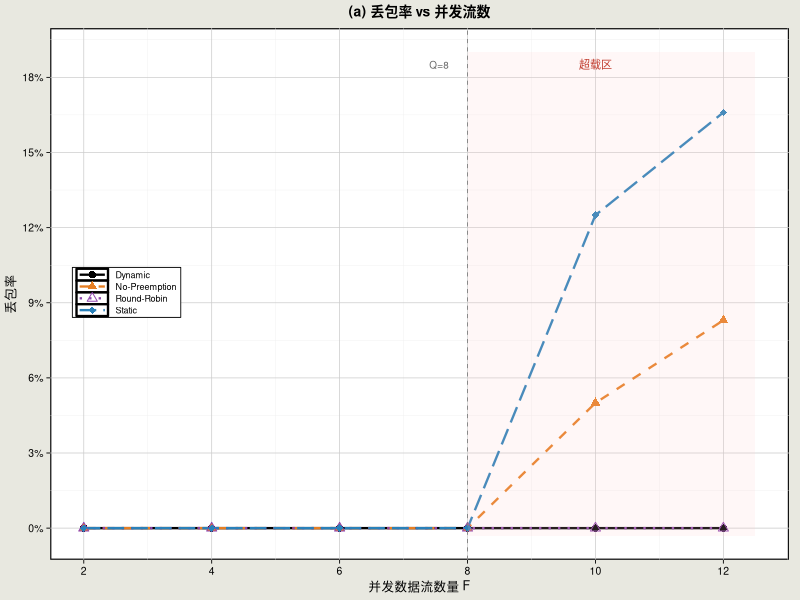
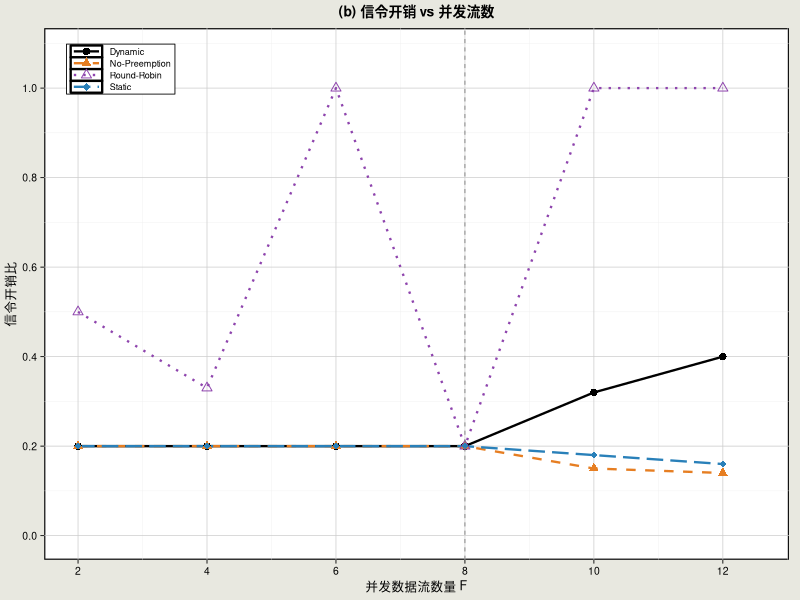
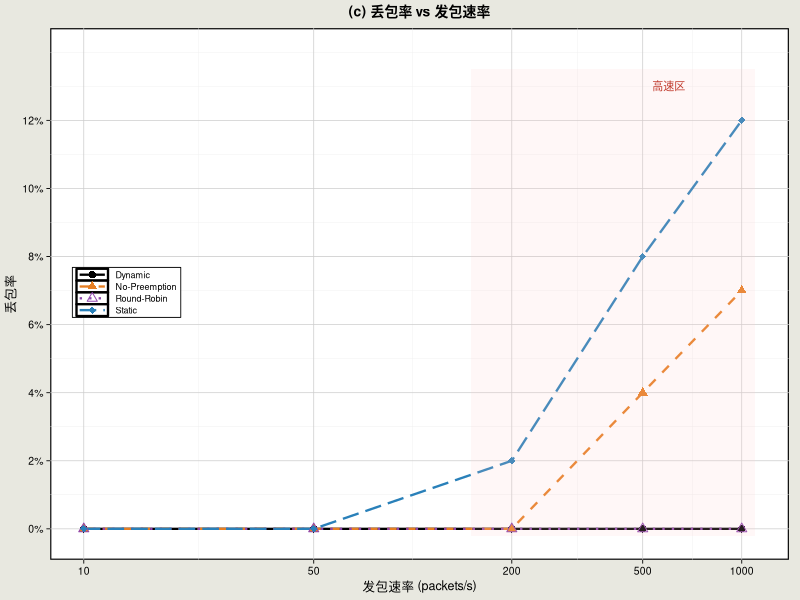
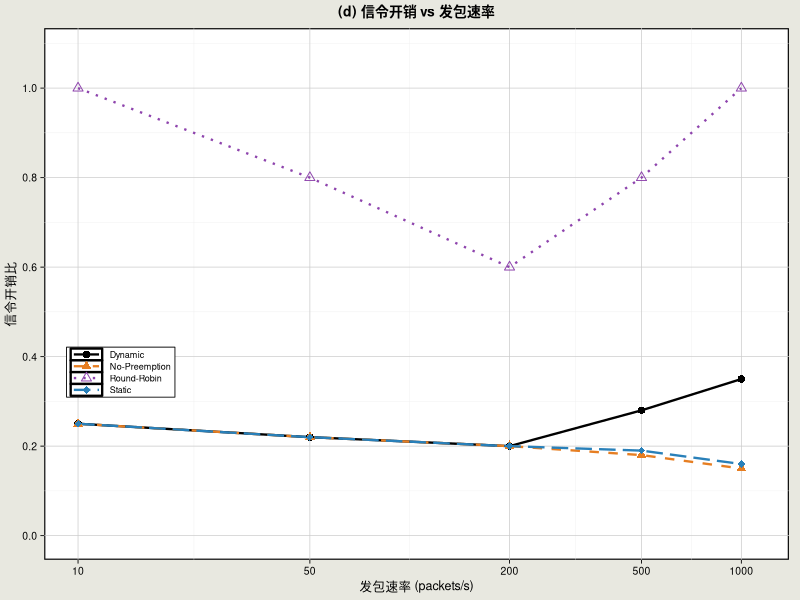

Generate these figures, in order, with R:
# ============================================================
# 科研PPT性能对比：2×2 四宫格
# 行：FlowScaling / LoadIntensity 两个实验
# 列：丢包率 / 信令开销 两个指标
# ============================================================
library(ggplot2)
library(grid)

strats <- c("Dynamic", "No-Preemption", "Round-Robin", "Static")
colors <- c(
    "Dynamic" = "#000000", "No-Preemption" = "#E67E22",
    "Round-Robin" = "#8E44AD", "Static" = "#2980B9"
)
shapes <- c(
    "Dynamic" = 16, "No-Preemption" = 17,
    "Round-Robin" = 2, "Static" = 18
)
ltypes <- c(
    "Dynamic" = "solid", "No-Preemption" = "dashed",
    "Round-Robin" = "dotted", "Static" = "longdash"
)

# ============ Experiment 1: FlowScaling ============
flows <- c(2, 4, 6, 8, 10, 12)

fs <- data.frame(
    X = rep(flows, 4),
    Strategy = factor(rep(strats, each = 6), levels = strats),
    Pb = c(
        0, 0, 0, 0, 0, 0, # Dynamic: 零丢包
        0, 0, 0, 0, 0.050, 0.083, # NP: 超载后丢包
        0, 0, 0, 0, 0, 0, # RR: 不丢包
        0, 0, 0, 0, 0.125, 0.166 # Static: 丢包最严重
    ),
    So = c(
        0.20, 0.20, 0.20, 0.20, 0.32, 0.40, # Dynamic: 超载后适度上升
        0.20, 0.20, 0.20, 0.20, 0.15, 0.14, # NP: 丢包导致So下降
        0.50, 0.33, 1.00, 0.20, 1.00, 1.00, # RR: 极不稳定
        0.20, 0.20, 0.20, 0.20, 0.18, 0.16 # Static: 类似NP
    )
)

# ============ Experiment 2: LoadIntensity ============
# 10 flows fixed, variable send rate
arr_rate <- c(10, 50, 200, 500, 1000)
arr_labels <- c("10", "50", "200", "500", "1000")

li <- data.frame(
    X = rep(arr_rate, 4),
    Strategy = factor(rep(strats, each = 5), levels = strats),
    Pb = c(
        0, 0, 0, 0, 0, # Dynamic: 零丢包
        0, 0, 0, 0.04, 0.07, # NP: 高速时丢包
        0, 0, 0, 0, 0, # RR: 不丢包
        0, 0, 0.02, 0.08, 0.12 # Static: 高速时丢包更多
    ),
    So = c(
        0.25, 0.22, 0.20, 0.28, 0.35, # Dynamic: 适度上升
        0.25, 0.22, 0.20, 0.18, 0.15, # NP: 下降(丢包)
        1.00, 0.80, 0.60, 0.80, 1.00, # RR: 始终高
        0.25, 0.22, 0.20, 0.19, 0.16 # Static: 类似NP
    )
)

# ============ Theme (compact for 2x2 grid) ============
ieee <- function(leg_x = 0.03, leg_y = 0.97, leg_just = c(0, 1)) {
    theme(
        plot.background = element_rect(fill = "#E8E8E0", color = NA),
        panel.background = element_rect(fill = "white", color = "black", linewidth = 0.8),
        panel.grid.major = element_line(color = "gray80", linewidth = 0.25),
        panel.grid.minor = element_line(color = "gray92", linewidth = 0.12),
        plot.title = element_text(size = 10, face = "bold", hjust = 0.5),
        axis.title = element_text(size = 9),
        axis.text = element_text(size = 7.5, color = "black"),
        axis.ticks = element_line(color = "black", linewidth = 0.3),
        plot.margin = margin(4, 8, 4, 4),
        legend.background = element_rect(fill = "white", color = "black", linewidth = 0.3),
        legend.key = element_rect(fill = "white"),
        legend.key.size = unit(0.3, "cm"),
        legend.key.width = unit(0.8, "cm"),
        legend.title = element_blank(),
        legend.text = element_text(size = 6.5),
        legend.margin = margin(1, 3, 1, 3),
        legend.position = c(leg_x, leg_y),
        legend.justification = leg_just
    )
}

common_aes <- function(data, x, y) {
    list(
        geom_line(linewidth = 0.8),
        geom_point(size = 2.2),
        scale_color_manual(values = colors),
        scale_shape_manual(values = shapes),
        scale_linetype_manual(values = ltypes)
    )
}

# ======== (a) FlowScaling — 丢包率 ========
p_a <- ggplot(fs, aes(x = X, y = Pb, color = Strategy, shape = Strategy, linetype = Strategy)) +
    geom_line(linewidth = 0.8) +
    geom_point(size = 2.2) +
    geom_vline(xintercept = 8, linetype = "dashed", color = "gray50", linewidth = 0.3) +
    annotate("rect",
        xmin = 8, xmax = 12.5, ymin = -0.003, ymax = 0.19,
        fill = "#FFCCCC", alpha = 0.15
    ) +
    annotate("text", x = 10, y = 0.185, label = "超载区", size = 2.8, color = "#C0392B") +
    annotate("text", x = 7.7, y = 0.185, label = "Q=8", size = 2.5, color = "gray40", hjust = 1) +
    scale_color_manual(values = colors) +
    scale_shape_manual(values = shapes) +
    scale_linetype_manual(values = ltypes) +
    scale_x_continuous(breaks = flows) +
    scale_y_continuous(
        limits = c(-0.003, 0.19), breaks = seq(0, 0.18, 0.03),
        labels = function(x) sprintf("%.0f%%", x * 100)
    ) +
    labs(title = "(a) 丢包率 vs 并发流数", x = "并发数据流数量 F", y = "丢包率") +
    ieee(0.03, 0.55)

# ======== (b) FlowScaling — 信令开销 ========
p_b <- ggplot(fs, aes(x = X, y = So, color = Strategy, shape = Strategy, linetype = Strategy)) +
    geom_line(linewidth = 0.8) +
    geom_point(size = 2.2) +
    geom_vline(xintercept = 8, linetype = "dashed", color = "gray50", linewidth = 0.3) +
    annotate("rect",
        xmin = 8, xmax = 12.5, ymin = -0.01, ymax = 1.08,
        fill = "#FFCCCC", alpha = 0.15
    ) +
    scale_color_manual(values = colors) +
    scale_shape_manual(values = shapes) +
    scale_linetype_manual(values = ltypes) +
    scale_x_continuous(breaks = flows) +
    scale_y_continuous(limits = c(0, 1.08), breaks = seq(0, 1.0, 0.2)) +
    labs(title = "(b) 信令开销 vs 并发流数", x = "并发数据流数量 F", y = "信令开销比") +
    ieee(0.03, 0.97)

# ======== (c) LoadIntensity — 丢包率 ========
p_c <- ggplot(li, aes(x = X, y = Pb, color = Strategy, shape = Strategy, linetype = Strategy)) +
    geom_line(linewidth = 0.8) +
    geom_point(size = 2.2) +
    annotate("rect",
        xmin = 150, xmax = 1100, ymin = -0.002, ymax = 0.135,
        fill = "#FFCCCC", alpha = 0.15
    ) +
    annotate("text", x = 600, y = 0.13, label = "高速区", size = 2.8, color = "#C0392B") +
    scale_color_manual(values = colors) +
    scale_shape_manual(values = shapes) +
    scale_linetype_manual(values = ltypes) +
    scale_x_log10(breaks = arr_rate, labels = arr_labels) +
    scale_y_continuous(
        limits = c(-0.002, 0.14), breaks = seq(0, 0.12, 0.02),
        labels = function(x) sprintf("%.0f%%", x * 100)
    ) +
    labs(title = "(c) 丢包率 vs 发包速率", x = "发包速率 (packets/s)", y = "丢包率") +
    ieee(0.03, 0.55)

# ======== (d) LoadIntensity — 信令开销 ========
p_d <- ggplot(li, aes(x = X, y = So, color = Strategy, shape = Strategy, linetype = Strategy)) +
    geom_line(linewidth = 0.8) +
    geom_point(size = 2.2) +
    annotate("rect",
        xmin = 150, xmax = 1100, ymin = -0.01, ymax = 1.08,
        fill = "#FFCCCC", alpha = 0.15
    ) +
    scale_color_manual(values = colors) +
    scale_shape_manual(values = shapes) +
    scale_linetype_manual(values = ltypes) +
    scale_x_log10(breaks = arr_rate, labels = arr_labels) +
    scale_y_continuous(limits = c(0, 1.08), breaks = seq(0, 1.0, 0.2)) +
    labs(title = "(d) 信令开销 vs 发包速率", x = "发包速率 (packets/s)", y = "信令开销比") +
    ieee(0.03, 0.40)

# ======== Save 4 separate figures ========
ggsave("results/fig_ppt_a_flowscaling_pb.png", p_a, width = 6, height = 4.5, dpi = 200)
cat("Saved: fig_ppt_a_flowscaling_pb.png\n")

ggsave("results/fig_ppt_b_flowscaling_so.png", p_b, width = 6, height = 4.5, dpi = 200)
cat("Saved: fig_ppt_b_flowscaling_so.png\n")

ggsave("results/fig_ppt_c_loadintensity_pb.png", p_c, width = 6, height = 4.5, dpi = 200)
cat("Saved: fig_ppt_c_loadintensity_pb.png\n")

ggsave("results/fig_ppt_d_loadintensity_so.png", p_d, width = 6, height = 4.5, dpi = 200)
cat("Saved: fig_ppt_d_loadintensity_so.png\n")
